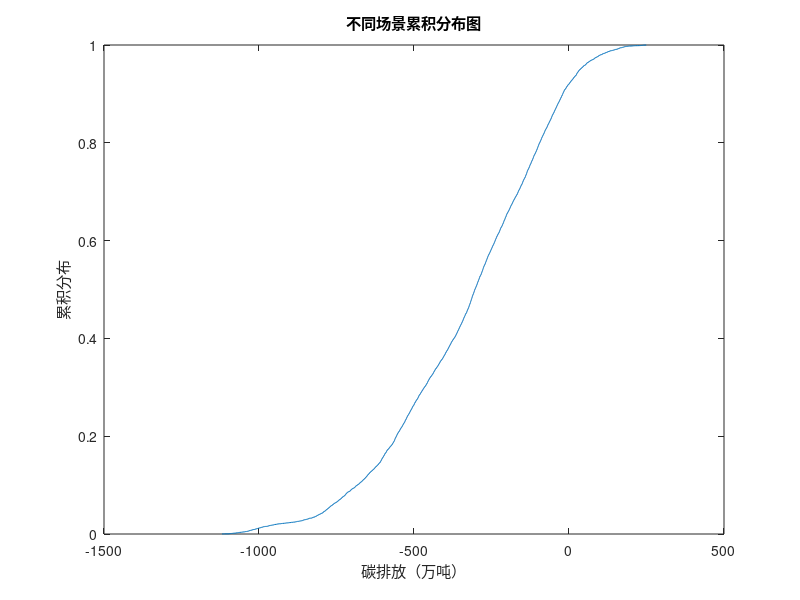

Write MATLAB code to recreate this figure.
clc;clear
%相比于prototype1优先使用这个。增加了燃烧的CH4和N2O，不考虑塑料的回收，增加了计时器功能，增加了含碳量的可能性，热能转化效率为80%
%搭建参数库

%不变量
disel_e = 33;%1L汽油含有33MJ能量
disel_c = 2.7;%1L汽油碳排放2.7kg CO2e
electricity_e = 3.6;%1度电能量3.6MJ
waste_fuel_e = [[28.38,13.27,8.02,9.9]];%塑料、纺织物、竹木、纸张"湿基"热值 MJ/kg
raw_material_c = [1.8,2.21,0.0345];%塑料、Fe回收、土原材料碳排放kgCO2e/kg；


%填埋场组分参数
waste_weight = 13882400;%吨
water_content = 0.57;
%湿基塑料、纺织物、竹木、纸张、金属、粗细颗粒土含量
waste_content_wet = [[0.35,0.1,0.0298,0,0.0075,0.4498]];
%干基塑料、纺织物、竹木、纸张、金属、粗细颗粒土含量
waste_content_dry = [[0.3461,0.0871,0.0256,0,0.016,0.448]];
%湿基组分含水率塑料、纺织物、竹木、纸张、金属、粗细颗粒土
waste_content_water = [0.05,0.3,0.4,0.45,0.01,0.3];
C_content = [[0.7,0.4,0.3,0.4]];%塑料、纺织物、竹木、纸张碳含量




%开挖
excavate = [1.3,1.4,1.5];
excavate_b = 1.3;%开挖一吨垃圾油耗1.3-1.5L/t
excavate_v = 0.2;

%筛分
screen = [5.71,19.44,35];%开挖用电kWh/t
screen_b = 30;
screen_v = 10;
%筛分中轻质物中：塑料、纺织物、竹木、纸张；Fe提取效率
extraction_efficiency = [[0.7,0.9,0.9,0.9,0.9];[0.75,0.75,0.8,0.85,0.7]];

%运输
transport_c = [0.52,0.17,0.085];%kgCO2e/tkm
distance_Fe = [750,500,250];%km
distance_plastic = [750,500,250];%km
distance_other_waste_fuel = [150,100,50];%km
distance_coarse_soil = [150,100,50];%km
distance_fine_soil = [450,300,150];%km

%替代碳排放
Fe_cr = [1.57,0.94,0.38];%生产原材料铁碳排减去二次加工碳排kg CO2e/kg
plastic_cr = [2.62,1.53,0.49];%生产原材料塑料碳排减去二次加工碳排kg CO2e/kg
soil_cr = [5.58,1.74,0.85];%骨料开采碳排放kg CO2e/t
%替代原材料的程度，Fe、塑料
substitution_factor = [[0.6,1];[0.2,0.5]];
electricity_cr = 0.58955;%一度电0.58955kgCO2e/kWh
heat_cr = [0.147,0.073,0.005];%kgCO2e/MJ

%能量转化效率
w2e = [0.15,0.3,0.4];%发电能量转化效率
heat = [0.38,0.65];%热利用能量转化效率


%计算

n=10000;%运行次数
f=zeros(n,1);


for i =1:n%可以用parfor

    excacate_r = datasample(excavate,1);
    screen_r = datasample(screen,1);
    transport_c_r = datasample(transport_c,1);
    distance_Fe_r = datasample(distance_Fe,1);
    distance_plastic_r = datasample(distance_plastic,1);
    distance_other_waste_fuel_r = datasample(distance_other_waste_fuel,1);
    distance_coarse_soil_r = datasample(distance_coarse_soil,1);
    extraction_efficiency_r = datasample([1,2],1); %该循环的提取效率选择
    substitution_factor_r = datasample([1,2],1); %该循环的原材料替代选择
    Fe_cr_r = datasample(Fe_cr,1);
    plastic_cr_r = datasample(plastic_cr,1);
    soil_cr_r = datasample(soil_cr,1);
    heat_cr_r = datasample(heat_cr,1);
    w2e_r = datasample(w2e,1);


    CE_excavate = waste_weight * excacate_r * disel_c;%挖掘碳排放kgCO2e

    CE_screen = waste_weight * screen_r * electricity_cr;%筛分用电碳排放kgCO2e

    waste_fuel_C = 0;%燃烧碳排放，轻质物干基*提取效率*含碳率
    for j = 2:4
        waste_fuel_C = waste_fuel_C + waste_content_dry(j) ...
            *extraction_efficiency(extraction_efficiency_r,j)*C_content(j);
    end
    CE_waste_fuel = waste_weight*(1-water_content) ...
        *waste_fuel_C*0.9*44/12;%90%的燃烧效率，单位吨



    CE_T_Fe = waste_weight*waste_content_wet(5)*(1-waste_content_water(5)) ...
        *distance_Fe_r * transport_c_r;%单位kg CO2

    CE_T_plastic = waste_weight * waste_content_wet(1) ...
        * (1-waste_content_water(1)) * distance_plastic_r *transport_c_r;%单位kg CO2

    tp = 0;%临时参数，织物、竹木、纸张，湿基占比
    for j = 2:4
        tp = tp + waste_content_wet(j);
    end
    CE_T_other_waste_fuel = waste_weight * tp * distance_other_waste_fuel_r ...
        * transport_c_r;%单位kg CO2

    CE_T_soil = waste_weight * waste_content_wet(6) * distance_coarse_soil_r ...
        * transport_c_r;%单位kgCO2


    

    CR_Fe = waste_weight*waste_content_wet(5)*(1-waste_content_water(5)) ...
        * extraction_efficiency(extraction_efficiency_r,5) ...
        * substitution_factor(substitution_factor_r,2) ...
        *Fe_cr_r;%单位 吨CO2
    CR_plastic = waste_weight * waste_content_wet(1) * (1-waste_content_water(1)) ...
        * extraction_efficiency(extraction_efficiency_r,1) ...
        *substitution_factor(substitution_factor_r,1) ...
        *plastic_cr_r;%单位 吨CO2

    waste_fuel_MJ = 0;
    for j = 2:4
        waste_fuel_MJ = waste_fuel_MJ + waste_content_wet(j) ...
            *extraction_efficiency(extraction_efficiency_r,j) ...
            *waste_fuel_e(j);%MJ百分比,单位MJ/kg
    end
    CR_electricity = waste_weight * waste_fuel_MJ * 1000 * w2e_r ...
        / electricity_e * electricity_cr;%单位kgCO2

    if w2e_r == 2
        heat_r = 1;
    elseif w2e_r == 3
        heat_r = 1;
    else 
        heat_r = datasample([1,2],1);
    end
    CR_heat = waste_weight * waste_fuel_MJ * 1000 * heat_r ...
        * heat_cr_r;%单位kgCO2

    CR_soil = waste_weight * waste_content_wet(6) * (1-waste_content_water(6)) ...
        * soil_cr_r;%单位kgCO2

    F= CE_excavate*0.001 + CE_screen * 0.001 + CE_waste_fuel  ...
        + (CE_T_Fe + CE_T_plastic + CE_T_other_waste_fuel + CE_T_soil)*0.001 ...
        - (CR_Fe + CR_plastic + (CR_electricity + CR_heat + CR_soil)*0.001);
    f(i) = F;

    disp(i);
end

%单位换算成万吨
for i = 1:n
    f(i)=f(i)/10000;
end

%将结果进行升序
%f_sort = sort(f); 

figure1 = cdfplot(f);
hold on
xlabel('碳排放（万吨）');
ylabel('累积分布');
title('不同场景累积分布图');
%legend('正态分布数据');
grid off;













